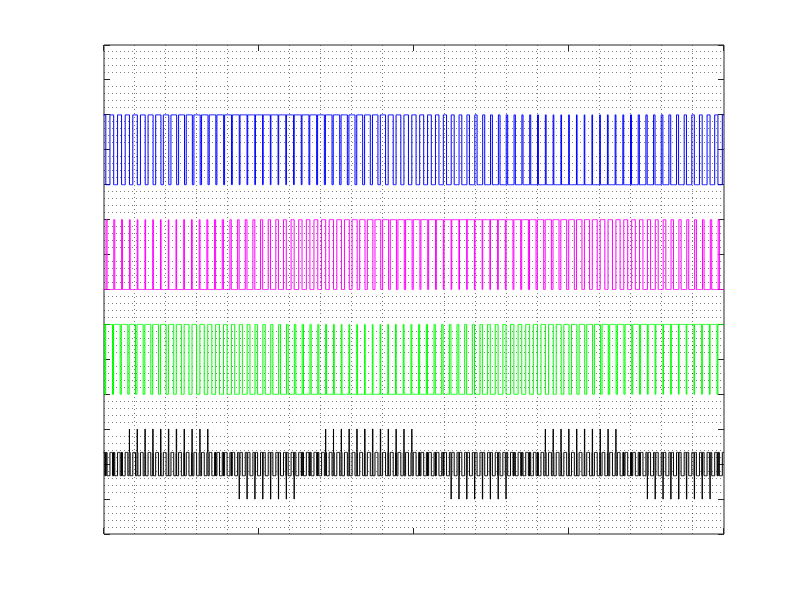

Source code (MATLAB):
load('ma0.85SingleCarrier.mat');
load('ma0.85Adaptive.mat')
load('ma0.85Interleaved.mat')

time=VABC.time ;
VA= VABC.signals(1).values;
VB= VABC.signals(2).values;
VC= VABC.signals(3).values;

VCM=VCM.signals.values;

figure1 = figure;

% Create axes
axes1 = axes('Parent',figure1);
hold(axes1,'on');

bias_A=3;
bias_B=1.5;
bias_C=0;
bias_CM=-1;

plot1=plot(time, VA + bias_A); hold on;
plot2=plot(time, VB + bias_B);
plot3=plot(time, VC + bias_C);
plot4=plot(time, VCM + bias_CM);


set(plot1,'Color',[0 0 1]);
set(plot2,'Color',[1 0 1]);
set(plot3,'Color',[0 1 0]);
set(plot4,'Color',[0 0 0],'LineWidth',0.5);


% Uncomment the following line to preserve the X-limits of the axes
xlim(axes1,[0.02 0.04]);
ylim(axes1,[-2  5])
box(axes1,'on');
hold(axes1,'off');
% Set the remaining axes properties
set(axes1,'GridAlpha',0,'GridColor',...
    [0 0 0],'MinorGridAlpha',0.5,...
    'MinorGridColor',[0 0 0],...
    'XGrid','on','XMinorGrid','on','YGrid','on','YMinorGrid','on','YTick',...
    -10:0.5:10,'ZMinorGrid','on');

% X ve Y ekseni etiketlerini sıfırla
set(axes1, 'XTickLabel', {}, 'YTickLabel', {});
